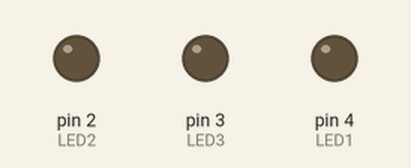
This sketch was run on a simulated Arduino Uno, built with avr-gcc and run on an emulated ATmega328P. Shown: output pins drawn as LEDs (lit = HIGH).

Above: at 0.2 s.
At 0.7 s:
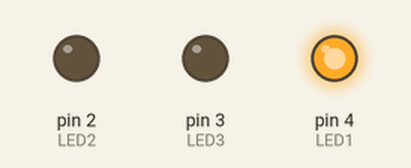
At 1.2 s:
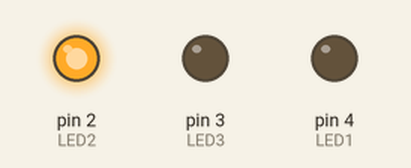
At 2.7 s:
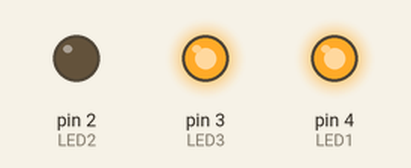
At 3.7 s:
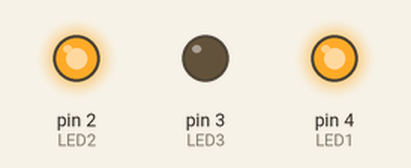
At 5.7 s:
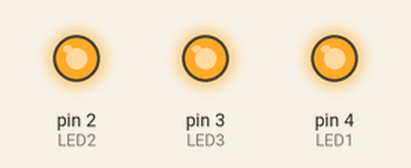
Timing chart, 0 to 6.9 s (numbered marks = the images above):
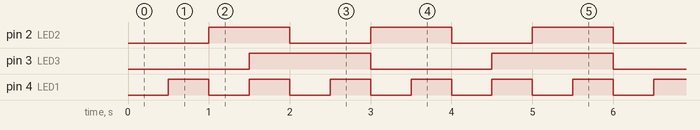

Measured:
- by itself, pin 2 (LED2): alternates HIGH for 1.0 s and LOW for 1.0 s
- by itself, pin 3 (LED3): alternates HIGH for 1.5 s and LOW for 1.5 s
- by itself, pin 4 (LED1): alternates HIGH for 0.50 s and LOW for 0.50 s

The sketch:

blinking_led1.ino
```cpp
// C++ code

const int LED1 = 4;
const int LED2 = 2;
const int LED3 = 3;

int prev1 = 0;
int prev2 = 0;
int prev3 = 0;
int OP1 = LOW;
int OP2 = LOW;
int OP3 = LOW;

void setup()
{
  pinMode(LED1, OUTPUT);
  pinMode(LED2, OUTPUT);
  pinMode(LED3, OUTPUT);
}

void loop()
{
  int val = millis();

  if (val-prev1>=500){
    prev1 = val;
    OP1 = !OP1;
    digitalWrite(LED1, OP1);
  }

  if (val-prev2>=1000){
    prev2 = val;
    OP2 = !OP2;
    digitalWrite(LED2, OP2);
  }

  if (val-prev3>=1500){
    prev3 = val;
    OP3 = !OP3;
    digitalWrite(LED3, OP3);
  }

}
```
